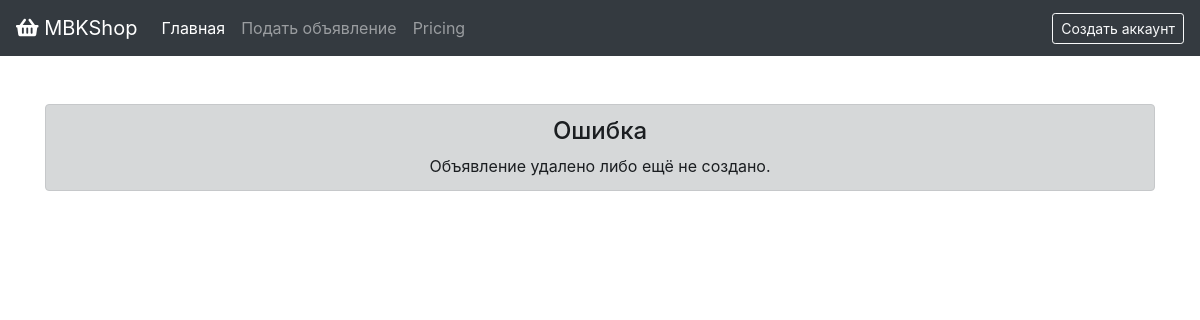
/lot/13.html, run on an earlier commit of the app's database.
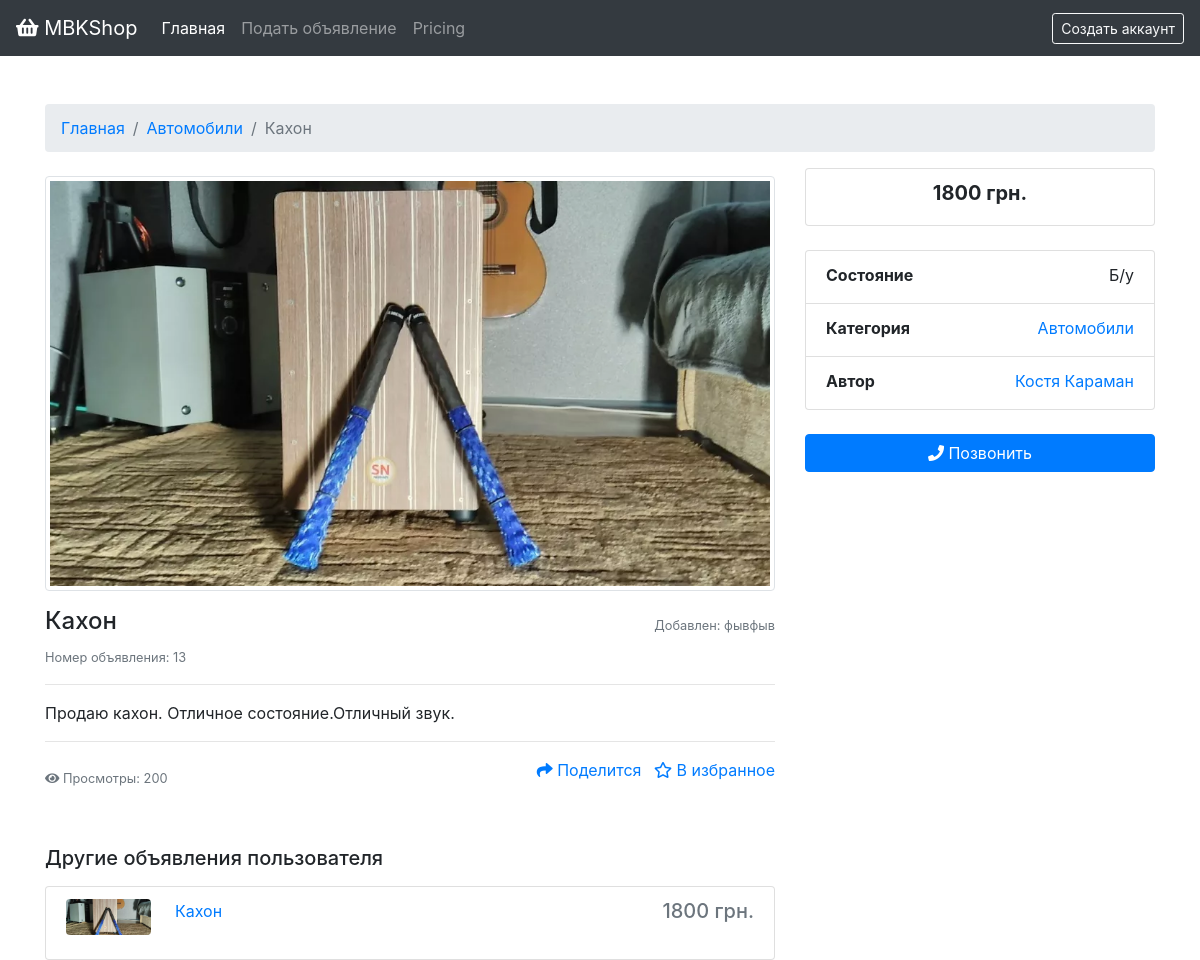
And on a later commit of the database.
### tables this page shows
CREATE TABLE `categories` (
  `category_id` int(11) NOT NULL,
  `name` varchar(255) NOT NULL,
  `name_eng` varchar(255) NOT NULL,
  `parent_category` int(11) DEFAULT NULL
);

CREATE TABLE `lots` (
  `lot_id` int(11) NOT NULL,
  `user_id` int(11) NOT NULL,
  `title` varchar(255) NOT NULL,
  `about` text NOT NULL,
  `price` int(11) NOT NULL,
  `currency_id` int(11) UNSIGNED NOT NULL,
  `image` varchar(255) NOT NULL DEFAULT 'no_image.jpg',
  `state` varchar(255) NOT NULL,
  `category_id` int(11) DEFAULT NULL,
  `date` varchar(255) NOT NULL
);

CREATE TABLE `currency` (
  `currency_id` int(11) UNSIGNED NOT NULL,
  `name` varchar(255) NOT NULL,
  `symbol` varchar(255) NOT NULL
);

CREATE TABLE `users` (
  `user_id` int(11) NOT NULL,
  `email` varchar(255) NOT NULL,
  `password` varchar(255) NOT NULL,
  `name` varchar(255) NOT NULL,
  `surname` varchar(255) NOT NULL,
  `phone` varchar(255) NOT NULL,
  `admin` int(11) NOT NULL DEFAULT '0'
);

### core/classes/User.class.php (called while the page is built, shortened)
<?php
	class User {
		public static function getId() {
			return $_SESSION['user_id'];
		}
		public static function get($user_id = null) {
			if ($user_id == null) {
				$user_id = User::getId();
			}
			$db = new DB();
			$sel_user = $db->conn()->prepare("SELECT * FROM `users` WHERE `user_id`=:user_id");
			$sel_user->bindParam(":user_id", $user_id);
			$sel_user->execute();
			$sel_user = $sel_user->fetch(PDO::FETCH_ASSOC);
			return $sel_user;
		}
		public static function isLogged() {
			if ($_SESSION['user_id'] == NULL) {
				return false;
			} else {
				return true;
			}
		}
	}
?>

### core/classes/Lots.class.php (called while the page is built, shortened)
<?php
	class Lots {
		public static function getById($id) {
			$db = new DB();
			$sel_lots = $db->conn()->query("SELECT * FROM `lots` WHERE `lot_id`='{$id}'");
			$sel_lots = $sel_lots->fetch();
			$sel_lots['user_detail'] = User::get($sel_lots['user_id']);
			$sel_lots['category_detail'] = Category::getById($sel_lots['category_id']);
			$sel_lots['currency_detail'] = Currency::getById($sel_lots['currency_id']);
			return $sel_lots;
		}
	}
?>

### core/classes/DB.class.php (called while the page is built)
<?php
	class DB {
		private $pdo;
		public function __construct() {
			$dsn = "mysql:host=localhost;dbname=mbk_shop_user;charset=utf8";
			$opt = [
					PDO::ATTR_ERRMODE            => PDO::ERRMODE_EXCEPTION,
					PDO::ATTR_DEFAULT_FETCH_MODE => PDO::FETCH_ASSOC,
					PDO::ATTR_EMULATE_PREPARES   => false,
			];
			$test_pdo = new PDO($dsn, "olga", "olga", $opt);
			if ($test_pdo == true) {
				$this->pdo = $test_pdo;
			} else {
				throw new Exception("Ошибка подключения к базе данных.");
			}
		}
		public function conn () {
			return $this->pdo;
		}
	}
?>

### core/classes/Category.class.php (called while the page is built, shortened)
<?php
  class Category {
    public static function getById($id) {
      $db = new DB();
      $sel_cat = $db->conn()->prepare("SELECT * FROM `categories` WHERE `category_id`=:cat_id");
      $sel_cat->bindParam(":cat_id", $id);
      $sel_cat->execute();
      $sel_cat = $sel_cat->fetch();
      return $sel_cat;
    }
  }
?>

### core/classes/Currency.class.php (called while the page is built, shortened)
<?php
  class Currency {
    public static function getById($id) {
      $db = new DB();
      $sel_cur = $db->conn()->prepare("SELECT * FROM `currency` WHERE `currency_id`=:id");
      $sel_cur->bindParam(":id", $id);
      $sel_cur->execute();
      $sel_cur = $sel_cur->fetch();
      return $sel_cur;
    }
  }
?>

### templates/Default/lot.php (the view, shortened to what this page needs)
<!doctype html>
<html lang="en">
<head>
  <link rel="stylesheet" href="https://stackpath.bootstrapcdn.com/bootstrap/4.1.3/css/bootstrap.min.css">
  <link rel="stylesheet" href="https://use.fontawesome.com/releases/v5.4.2/css/all.css">
  <link rel="stylesheet" href="<?=$this->path?>/css/style.css">
</head>
<body>
  <nav class="navbar navbar-expand-lg navbar-dark bg-dark">
    <a class="navbar-brand" href="#"><i class="fas fa-shopping-basket"></i> MBKShop</a>
      <div class="collapse navbar-collapse" id="navbarText">
        <ul class="navbar-nav mr-auto">
          <li class="nav-item active">
            <a class="nav-link" href="/">Главная <span class="sr-only">(текущая)</span></a>
          </li>
          <li class="nav-item">
            <a class="nav-link" href="/add">Подать объявление</a>
          </li>
          <li class="nav-item">
            <a class="nav-link" href="#">Pricing</a>
          </li>
        </ul>
        <? if (User::isLogged() == true): ?>
        <div class="dropdown" style="cursor: pointer;">
          <a class="dropdown-toggle text-white" id="dropdownMenu2" data-toggle="dropdown" aria-haspopup="true" aria-expanded="false">
            <i class="fas fa-user-alt"></i> <?=$this->user['name'].' '.$this->user['surname']?>
          </a>
          <div class="dropdown-menu  dropdown-menu-right" aria-labelledby="dropdownMenu2">
            <a class="dropdown-item" href="/mylots"><i class="fas fa-bars"></i> Мои объявления</a>
            <a class="dropdown-item" href="/favourites"><i class="far fa-star"></i> Избранное</a>
            <a class="dropdown-item" href="/settings"><i class="fas fa-cog"></i> Настройки</a>
            <div class="dropdown-divider"></div>
            <a class="dropdown-item" href="/logout"><i class="fas fa-sign-out-alt"></i> Выйти</a>
          </div>
        </div>
        <? else:?>
        <a href="/register" class="btn btn-outline-light btn-sm">Создать аккаунт</a>
        <? endif; ?>
      </div>
  </nav>
  <div class="container">
    <? if ($this->lot['title'] != null): ?>
    <div class="row">
      <div class="col mt-5">
        <nav aria-label="breadcrumb">
          <ol class="breadcrumb">
            <li class="breadcrumb-item"><a href="/">Главная</a></li>
            <li class="breadcrumb-item"><a href="/category/<?=$this->lot['category_detail']['name_eng']?>"><?=$this->lot['category_detail']['name']?></a></li>
            <li class="breadcrumb-item active" aria-current="page"><?=$this->lot['title']?></li>
          </ol>
        </nav>
      </div>
    </div>
    <div class="row">
      <div class="col-md-8 mt-2">
        <img src="/uploads/lots/<?=$this->lot['image']?>" class="img-thumbnail mx-auto d-block mb-3">
        <div class="d-flex justify-content-between align-items-center">
          <h4><?=$this->lot['title']?></h4>
          <small class="text-muted">Добавлен: <?=$this->lot['date']?></small>
        </div>
        <small class="text-muted">Номер объявления: <?=$this->lot['lot_id']?></small>
        <hr>
        <p><?=$this->lot['about']?></p>
        <hr>
        <div class="d-flex justify-content-between align-items-center mb-4">
          <small class="text-muted"><i class="fas fa-eye"></i> Просмотры: 200</small>
          <ul>
            <a href="/share" class="mr-2"><i class="fas fa-share"></i> Поделится</a>
            <a href="/share"><i class="far fa-star"></i> В избранное</a>
          </ul>
        </div>
      </div>
      <div class="col-md-4 sticky-top h-100">
        <ul class="list-group mb-4">
          <li class="list-group-item flex-column align-items-center">
            <h5 class="text-center font-weight-bold"><?=$this->lot['price']?> <?=$this->lot['currency_detail']['symbol']?></h5>
          </li>
        </ul>
        <ul class="list-group">
          <li class="list-group-item flex-column align-items-center">
            <div class="d-flex w-100 justify-content-between">
              <span class="mb-1 font-weight-bold">Состояние</span>
              <span><?=$this->lot['state']?></span>
            </div>
          </li>
          <li class="list-group-item flex-column align-items-center">
            <div class="d-flex w-100 justify-content-between">
              <span class="mb-1 font-weight-bold">Категория</span>
              <span><a href="/category/<?=$this->lot['category_detail']['name_eng']?>"><?=$this->lot['category_detail']['name']?></a></span>
            </div>
          </li>
          <li class="list-group-item flex-column align-items-center">
            <div class="d-flex w-100 justify-content-between">
              <span class="mb-1 font-weight-bold">Автор</span>
              <span><a href="/user/<?=$this->lot['user_detail']['user_id']?>"><?=$this->lot['user_detail']['name']?> <?=$this->lot['user_detail']['surname']?></a></span>
            </div>
          </li>
        </ul>
        <a class="btn btn-primary btn-block mt-4" href="tel:<?=$this->lot['user_detail']['phone']?>"><i class="fas fa-phone"></i> Позвонить</a>
      </div>
      <div class="col-md-8 mt-4">
        <h5>Другие объявления пользователя</h5>
        <ul class="list-group mt-3">
          <li class="list-group-item flex-column align-items-center">
            <div class="d-flex w-100 justify-content-between">
              <div class="d-flex justify-content-start">
                <img src="/uploads/lots/<?=$this->lot['image']?>" width="85px" class="rounded w-10 h-75">
                <a href="" class="ml-4"><?=$this->lot['title']?></a>
              </div>
              <h5 class="text-muted"><?=$this->lot['price']?> <?=$this->lot['currency_detail']['symbol']?></h5>
            </div>
          </li>
        </ul>
      </div>
    </div>
    <? else: ?>
      <div class="row">
        <div class="col">
          <div class="alert alert-dark mt-5 text-center" role="alert">
            <h4 class="alert-heading">Ошибка</h4>
            Объявление удалено либо ещё не создано.
          </div>
        </div>
      </div>
    <? endif; ?>
  </div>
</body>
</html>

### index.php (shortened to what this page needs)
<?php
	require ROOT."/core/config.php";
	try {
		$tpl = new Template($conf_default_template);
		$tpl->setVar("path", "/templates/{$conf_default_template}");
		$page = $_GET['page'];
		switch ($page) {
			case 'lot':
				$lot = Lots::getById($_GET['lot_id']);
				$tpl->setVar("title", $lot['title']);
				$tpl->setVar("lot", $lot);
				$tpl->setVar("user", User::get());
				$tpl->load("lot");
				break;
		}
	} catch(Exception $e) {
		die($e->getMessage());
	}
?>

### core/classes/Template.class.php
<?php
	class Template {
		private $vars = array();
		private $tpl_path = null;
		public function __construct($def_tpl) {
			$this->tpl_path = ROOT."/templates/{$def_tpl}/";
		}
		public function setVar($name, $value) {
			$this->vars[$name] = $value;
		}
		public function __get($name) {
			if ($this->vars[$name] != null) {
				return $this->vars[$name];
			} else {
				return "";
			}
		}
		public function load($tpl) {
			$tpl_new = $this->tpl_path.$tpl.".php";
			if (file_exists($tpl_new)) {
				include $tpl_new;
			} else {
				throw new Exception("Ошибка, шаблон {$tpl} не найден.");
			}
		}
	}
?>

### templates/Default/css/style.css (style rules this page uses)
img { object-fit: cover; }

What changed in the data, as far as the page shows it:
now on this page (row unchanged): categories: name "Автомобили"
added lots: title "Кахон", image (picture), date "фывфыв", lot_id "13", about "Продаю кахон. Отличное состояние.Отличный звук.", price "1800", state "Б/у"
now on this page (row unchanged): currency: symbol "грн."
now on this page (row unchanged): users: name "Костя", surname "Караман"
Also different on the page:
text no longer shown: "Ошибка Объявление удалено либо ещё не создано."
text now shown: "Главная Добавлен: Номер объявления: Просмотры: 200 Поделится В избранное Состояние Категория Автор Позвонить Другие объявления пользователя"
